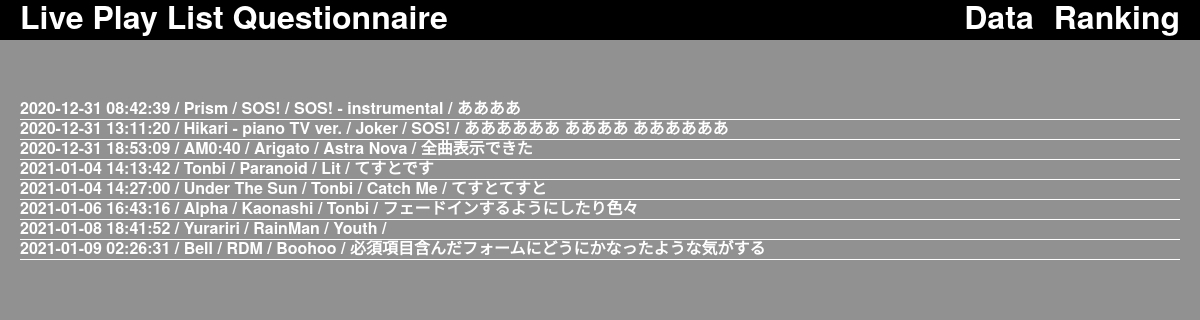
The page /data.php on the database as committed earlier.
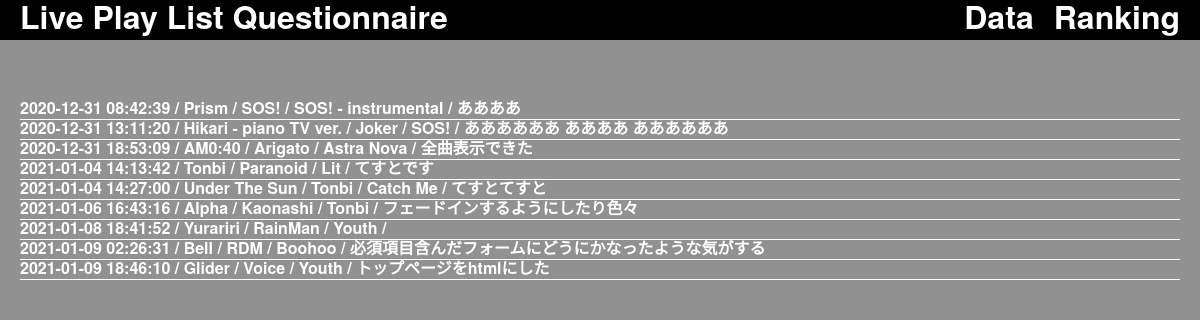
The same page on the database as committed later.
### tables this page shows
CREATE TABLE `gs_bm_table` (
  `id` int(12) NOT NULL,
  `name` varchar(64) NOT NULL,
  `song1` varchar(128) NOT NULL,
  `song2` varchar(128) NOT NULL,
  `song3` varchar(128) NOT NULL,
  `comment` text NOT NULL,
  `mail` varchar(128) NOT NULL,
  `date` datetime NOT NULL
);

### funcs.php (called while the page is built)
<?php
function h($str)
{
    return htmlspecialchars($str, ENT_QUOTES);
}

### data.php (the view, shortened to what this page needs)
<?php
require_once('funcs.php');
try {
  $pdo = new PDO('mysql:dbname=ai_db;charset=utf8;host=localhost','root','root');
} catch (PDOException $e) {
  exit('DBConnectError:'.$e->getMessage());
}
$stmt = $pdo->prepare("SELECT * FROM gs_bm_table");
$status = $stmt->execute();
$view = "";
if ($status == false) {
  $error = $stmt->errorInfo();
  exit("ErrorQuery:".$error[2]);
} else {
  while($result = $stmt->fetch(PDO::FETCH_ASSOC)){
    $view .= '<p class="data_inner">' . h($result['date']) . ' /' . h($result['song1']) . ' /' . h($result['song2']) . ' /' . h($result['song3']) . ' / ' . h($result['comment']) . '</p>';
  }
}
?>
<!DOCTYPE html>
<html lang="ja">
<head>
<link rel="stylesheet" href="css/reset.css">
<link rel="stylesheet" href="css/style.css">
</head>
<body id="main">
<header>
  <h1 class="site_title"><a href="index.html">Live Play List Questionnaire</a></h1>
  <nav class="header_nav">
    <ul class="header_nav_list">
      <a href="data.php"><li class="header_nav_item">Data</li></a>
      <a href="ranking.php"><li class="header_nav_item">Ranking</li></a>
    </ul>
  </nav>
</header>
  <h2 class="select_link_wrapper">
  </h2>
<div>
    <div class="container jumbotron"><?= $view ?></div>
</div>
</body>
</html>

### css/style.css (style rules this page uses)
html { font-family: "HelveticaNeue", "Helvetica", "Arial", "sans-serif"; line-height: 1; }
* { box-sizing: border-box; }
a { text-decoration: none; color: #fff; }
p { text-align: center; border-bottom: 1px solid #fff; height: 200px; }
body { margin: 0; padding: 0; font-size: 32px; background-color: rgb(145, 145, 145); }
.data_inner { color: #fff; font-weight: bold; font-size: 16px; height: 20px; text-align: left; }
.select_link_wrapper { padding: 20px; }
header { font-weight: bold; padding-left: 20px; padding-right: 20px; background-color: #000; color: #fff; text-align: center; height: 40px; display: flex; justify-content: space-between; }
.header_nav_list { display: flex; }
.header_nav_list > a:not(:last-of-type) { margin-right: 20px; }

### data.php (style rules this page uses)
div { padding: 10px;font-size:16px; }

Rows that differ between the two databases and show on the page:
added gs_bm_table: date "2021-01-09 18:46:10", song1 "Glider", song2 "Voice", song3 "Youth", comment "トップページをhtmlにした"
